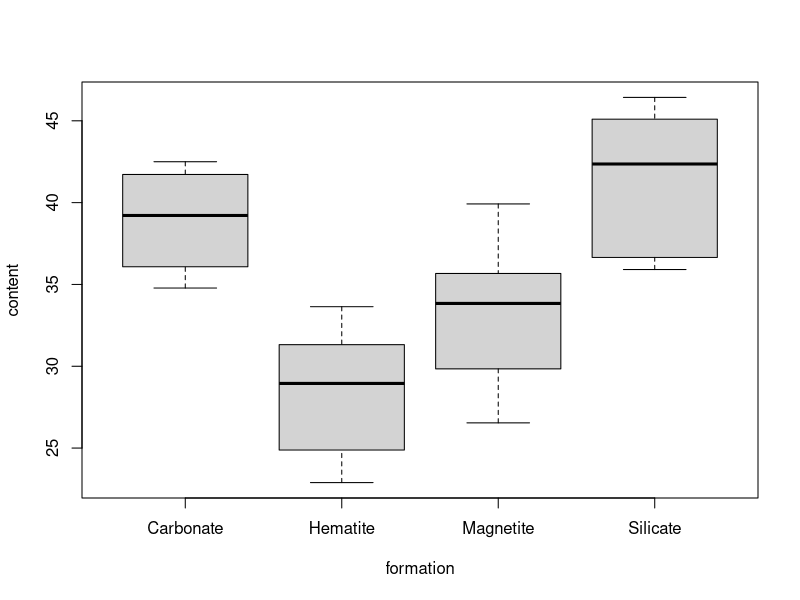
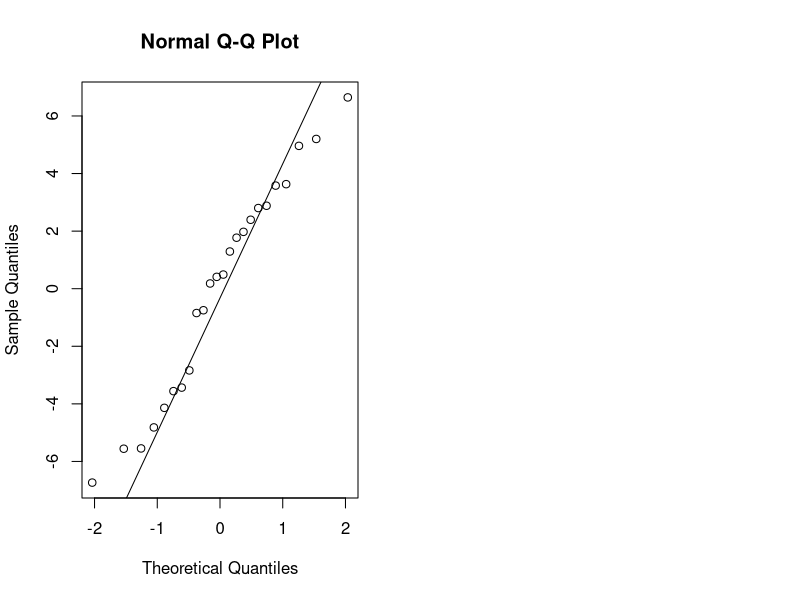

Write R code to recreate these figures, in order.
## ---- chunk 1
knitr::opts_chunk$set(echo = TRUE)
## ---- chunk 2
iron <- read.table("SGTADATASETS/iron.txt", header = TRUE)
iron.aov = aov(content ~ formation, data = iron)

#First check for variances, visualization or rule of thumb or f-test/barlett's test
boxplot(content ~ formation, data = iron)

#bartlett.test(content ~ formation, data = iron)

ns = with(iron, tapply(iron$content, iron$formation, length)) 
means = with (iron, tapply(iron$content, iron$formation, mean)) 
sds = with (iron, tapply(iron$content, iron$formation, sd)) 
iron_summary = data.frame(n= ns, mean = means, sd = sds)
max(iron_summary$sd)/min(iron_summary$sd)<2

#Check for normality of residuals
par(mfrow = c(1,2))
{qqnorm(iron.aov$residuals)
qqline(iron.aov$residuals)}

summary(iron.aov)
